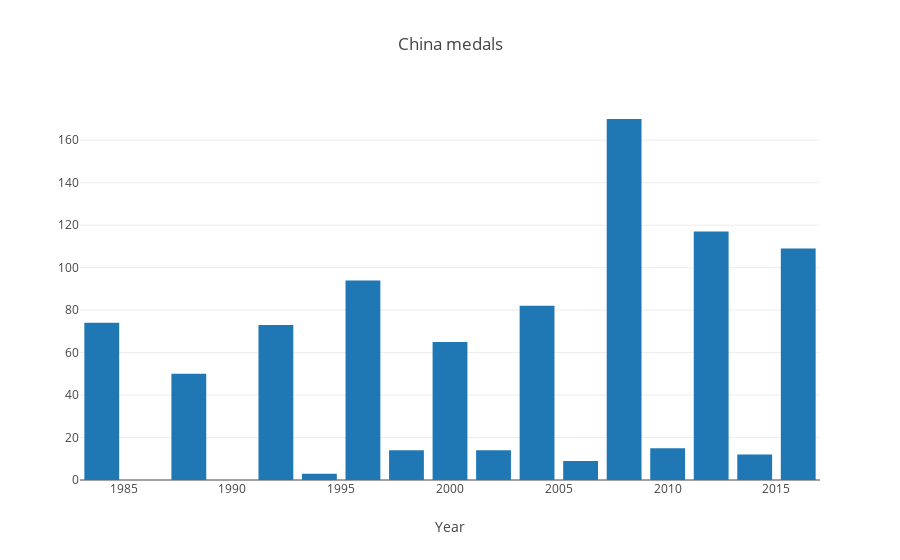

The notebook cell saved with this chart:
### Code cell
trace1 = go.Bar(
    x=[str(i) for i in group.index],
    y=group.values,
    name='China medals'
)

data = [trace1]
layout = {'title': 'China medals', 'xaxis': {'title': 'Year'}}

fig = go.Figure(data=data, layout=layout)
iplot(fig, show_link=False)

### Figure 1 — Plotly figure (JSON) as saved in the notebook; plotly's stock layout.template omitted (floating-point values rounded to 4 significant figures)
{"data": [{"name": "China medals", "type": "bar", "uid": "99a48d9e-d56d-11e8-a4c1-40167e8eb1f3", "x": ["1984", "1988", "1992", "1994", "1996", "1998", "2000", "2002", "2004", "2006", "2008", "2010", "2012", "2014", "2016"], "y": [74, 50, 73, 3, 94, 14, 65, 14, 82, 9, 170, 15, 117, 12, 109]}], "layout": {"title": "China medals", "xaxis": {"title": "Year"}}}
